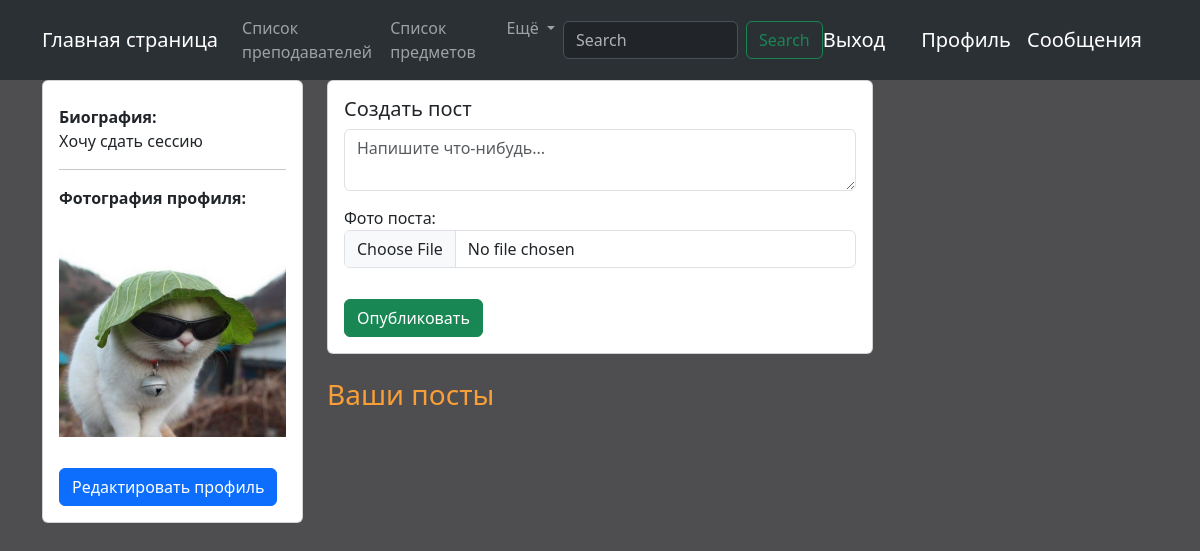
/profile/16/ (signed in), run on an earlier commit of the app's database.
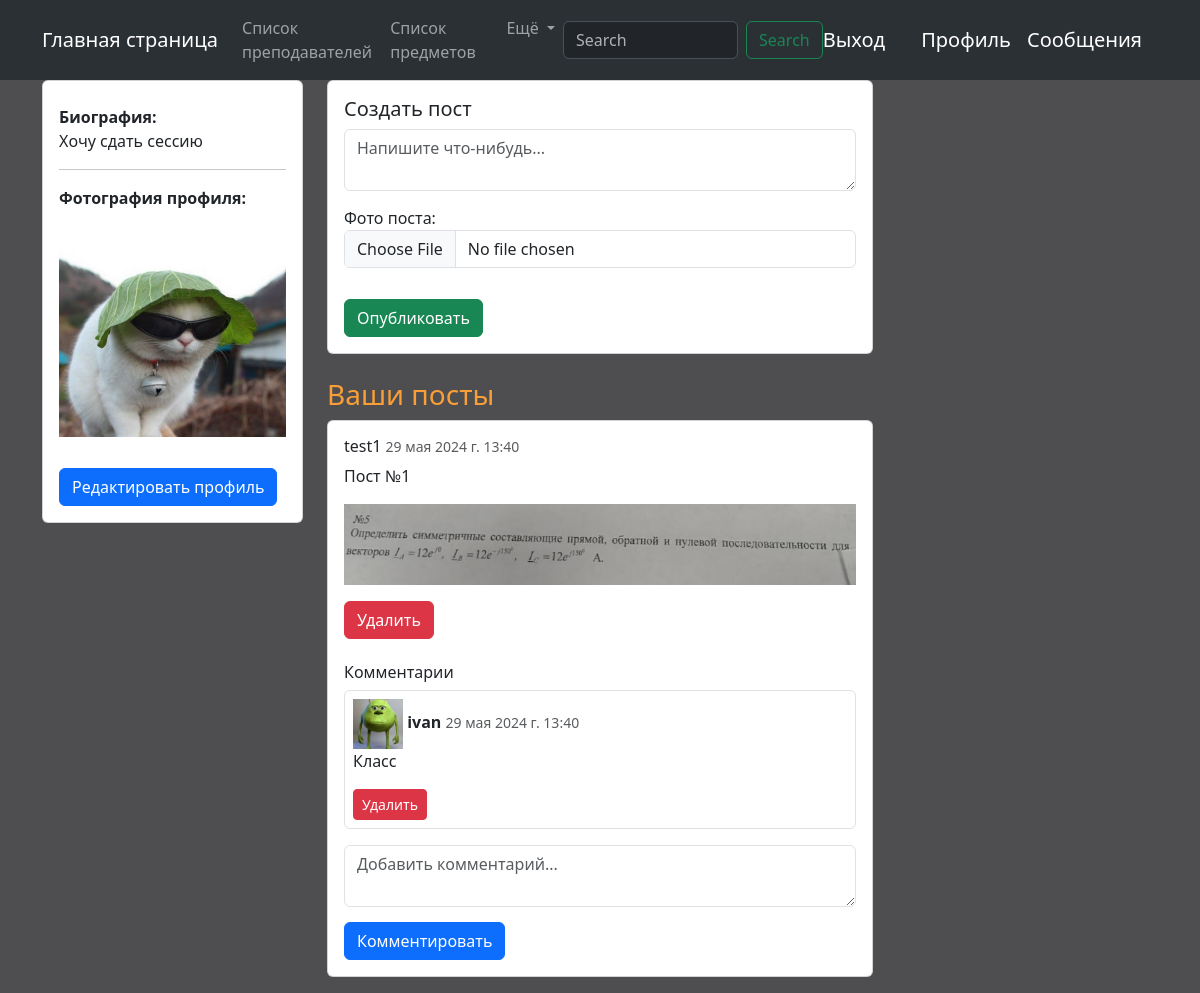
And on a later commit of the database.
### registration/models.py (models this page shows, shortened)
class Post(models.Model):
    author = models.ForeignKey(User, on_delete=models.CASCADE)
    content = models.TextField()
    created_at = models.DateTimeField(auto_now_add=True)
    post_picture = models.ImageField('Фото поста', upload_to='post_pictures/', blank=True)
    class Meta:
        verbose_name = 'Пост'
        verbose_name_plural = 'Посты'

class Comment(models.Model):
    post = models.ForeignKey(Post, on_delete=models.CASCADE, related_name='comments')
    author = models.ForeignKey(User, on_delete=models.CASCADE)
    content = models.TextField()
    created_at = models.DateTimeField(auto_now_add=True)
    class Meta:
        verbose_name = 'Комментарий'
        verbose_name_plural = 'Комментарии'

class Profile(models.Model):
    user = models.OneToOneField(User, on_delete=models.CASCADE)
    bio = models.TextField('О себе', blank=True)
    profile_picture = models.ImageField('Фото профиля', upload_to='profile_pictures/', blank=True)
    class Meta:
        verbose_name = 'Профиль'
        verbose_name_plural = 'Профили'

### registration/views.py (the view, shortened to what this page needs)
# urls.py: path('profile/<int:user_id>/', Profile.as_view(), name='profile'),
class Profile(LoginRequiredMixin, DetailView):
    model = Profile
    template_name = 'registration/profile.html'
    def get_object(self, queryset=None):
        user_id = self.kwargs.get('user_id')
        return models.Profile.objects.get(user__id=user_id)
    def get_context_data(self, **kwargs):
        context = super().get_context_data(**kwargs)
        user_id = self.kwargs.get('user_id')
        context['posts'] = models.Post.objects.filter(author__id=user_id).order_by('-created_at')
        context['post_form'] = PostForm()
        context['comment_form'] = CommentForm()
        return context

### registration/forms.py
class PostForm(forms.ModelForm):
    class Meta:
        model = Post
        fields = ['content', 'post_picture']
        widgets = {
            'content': forms.Textarea(attrs={'class': 'form-control', 'placeholder': 'Напишите что-нибудь...'})
        }

class CommentForm(forms.ModelForm):
    class Meta:
        model = Comment
        fields = ['content']

### registration/templates/registration/profile.html (shortened to what the changed rows need)
{% extends 'registration/base.html' %}
{% block content %}
    {% if user.is_authenticated %}
        <div class="container">
            <div class="row">
                <div class="col-md-6">
                    <div class="mt-4">
                        {% for post in posts %}
                            <div class="card mb-3">
                                <div class="card-body">
                                    <h6 class="card-title">{{ post.author.username }} <small class="text-muted">{{ post.created_at }}</small></h6>
                                    <p class="card-text">{{ post.content }}</p>
                                    {% if post.post_picture %}
                                        <img src="{{ post.post_picture.url }}" class="img-fluid" alt="Post Picture">
                                    {% endif %}
                                    <a href="{% url 'delete_post' post.id %}" class="btn btn-danger mt-3">Удалить</a>
                                    <div class="mt-4">
                                        <h6>Комментарии</h6>
                                        {% for comment in post.comments.all %}
                                            <div class="border rounded p-2 mb-2">
                                                <img src="{{ comment.author.profile.profile_picture.url }}" class="img-fluid" alt="Post Picture"
                                                style="width: 50px;height: 50px;">
                                                <strong>{{ comment.author.username }}</strong> <small class="text-muted">{{ comment.created_at }}</small>
                                                <p>{{ comment.content }}</p>
                                                {% if comment.author == user %}
                                                    <a href="{% url 'delete_comment' comment.id %}" class="btn btn-danger btn-sm">Удалить</a>
                                                {% endif %}
                                            </div>
                                        {% endfor %}
                                    </div>
                                    <form method="post" class="mt-3">
                                        <div class="form-group">
                                            <textarea class="form-control" name="content" placeholder="Добавить комментарий..."></textarea>
                                        </div>
                                        <button type="submit" class="btn btn-primary">Комментировать</button>
                                    </form>
                                </div>
                            </div>
                        {% endfor %}
                    </div>
                </div>
            </div>
        </div>
    {% endif %}
{% endblock %}

What changed in the data, as far as the page shows it:
added Post: author.username "test1", created_at "29 мая 2024 г. 13:40", content "Пост №1", post_picture (picture)
added Comment: author.profile.profile_picture (picture), author.username "ivan", created_at "29 мая 2024 г. 13:40", content "Класс", shows "Удалить"
